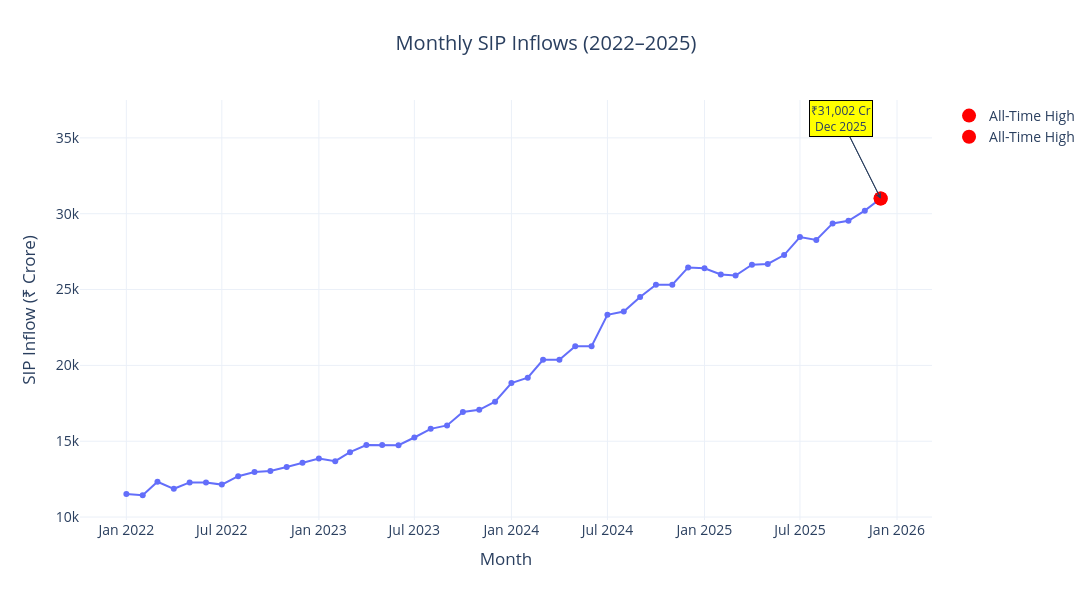

Here is the notebook cell this chart was saved with:
### Code cell
fig.add_annotation(

    x=peak_date,

    y=peak["sip_inflow_crore"],

    text="₹31,002 Cr<br>Dec 2025",

    showarrow=True,

    arrowhead=3,

    ax=-40,

    ay=-80,

    bgcolor="yellow",

    bordercolor="black",

    font=dict(
        size=12
    )
)

### Figure 1 — Plotly figure (JSON) as saved in the notebook; plotly's stock layout.template omitted (floating-point values rounded to 4 significant figures)
{"data": [{"hovertemplate": "Month=%{x}<br>SIP Inflow (₹ Crore)=%{y}<extra></extra>", "legendgroup": "", "line": {"color": "#636efa", "dash": "solid"}, "marker": {"symbol": "circle"}, "mode": "lines+markers", "name": "", "orientation": "v", "showlegend": false, "type": "scatter", "x": ["2022-01-01T00:00:00.000000", "2022-02-01T00:00:00.000000", "2022-03-01T00:00:00.000000", "2022-04-01T00:00:00.000000", "2022-05-01T00:00:00.000000", "2022-06-01T00:00:00.000000", "2022-07-01T00:00:00.000000", "2022-08-01T00:00:00.000000", "2022-09-01T00:00:00.000000", "2022-10-01T00:00:00.000000", "2022-11-01T00:00:00.000000", "2022-12-01T00:00:00.000000", "2023-01-01T00:00:00.000000", "2023-02-01T00:00:00.000000", "2023-03-01T00:00:00.000000", "2023-04-01T00:00:00.000000", "2023-05-01T00:00:00.000000", "2023-06-01T00:00:00.000000", "2023-07-01T00:00:00.000000", "2023-08-01T00:00:00.000000", "2023-09-01T00:00:00.000000", "2023-10-01T00:00:00.000000", "2023-11-01T00:00:00.000000", "2023-12-01T00:00:00.000000", "2024-01-01T00:00:00.000000", "2024-02-01T00:00:00.000000", "2024-03-01T00:00:00.000000", "2024-04-01T00:00:00.000000", "2024-05-01T00:00:00.000000", "2024-06-01T00:00:00.000000", "2024-07-01T00:00:00.000000", "2024-08-01T00:00:00.000000", "2024-09-01T00:00:00.000000", "2024-10-01T00:00:00.000000", "2024-11-01T00:00:00.000000", "2024-12-01T00:00:00.000000", "2025-01-01T00:00:00.000000", "2025-02-01T00:00:00.000000", "2025-03-01T00:00:00.000000", "2025-04-01T00:00:00.000000", "2025-05-01T00:00:00.000000", "2025-06-01T00:00:00.000000", "2025-07-01T00:00:00.000000", "2025-08-01T00:00:00.000000", "2025-09-01T00:00:00.000000", "2025-10-01T00:00:00.000000", "2025-11-01T00:00:00.000000", "2025-12-01T00:00:00.000000"], "xaxis": "x", "y": [11517, 11438, 12328, 11863, 12286, 12276, 12140, 12694, 12976, 13040, 13306, 13573, 13856, 13687, 14276, 14749, 14749, 14734, 15245, 15814, 16042, 16928, 17073, 17610, 18838, 19187, 20371, 20371, 21262, 21262, 23332, 23547, 24509, 25323, 25320, 26459, 26400, 25999, 25926, 26632, 26688, 27274, 28464, 28265, 29361, 29529, 30200, 31002], "yaxis": "y"}, {"marker": {"color": "red", "size": 14}, "mode": "markers", "name": "All-Time High", "type": "scatter", "x": ["2025-12-01T00:00:00"], "y": [31002]}, {"marker": {"color": "red", "size": 14}, "mode": "markers", "name": "All-Time High", "type": "scatter", "x": ["2025-12-01"], "y": [31002]}], "layout": {"annotations": [{"arrowhead": 3, "ax": -40, "ay": -80, "bgcolor": "yellow", "bordercolor": "black", "font": {"size": 12}, "showarrow": true, "text": "₹31,002 Cr<br>Dec 2025", "x": "2025-12-01T00:00:00", "y": 31002}, {"arrowhead": 3, "ax": -40, "ay": -80, "bgcolor": "yellow", "bordercolor": "black", "font": {"size": 12}, "showarrow": true, "text": "₹31,002 Cr<br>Dec 2025", "x": "2025-12-01", "y": 31002}], "font": {"size": 14}, "height": 600, "hovermode": "x unified", "legend": {"tracegroupgap": 0}, "title": {"text": "Monthly SIP Inflows (2022–2025)", "x": 0.5, "xanchor": "center"}, "width": 1200, "xaxis": {"anchor": "y", "domain": [0, 1], "title": {"text": "Month"}}, "yaxis": {"anchor": "x", "domain": [0, 1], "title": {"text": "SIP Inflow (₹ Crore)"}}}}
